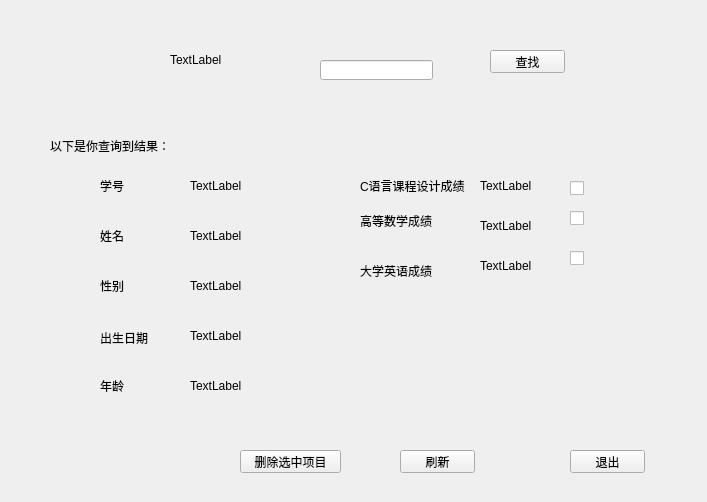
<?xml version="1.0" encoding="UTF-8"?>
<ui version="4.0">
 <class>DeletePage</class>
 <widget class="QWidget" name="DeletePage">
  <property name="geometry">
   <rect>
    <x>0</x>
    <y>0</y>
    <width>707</width>
    <height>502</height>
   </rect>
  </property>
  <property name="windowTitle">
   <string>DeletePage</string>
  </property>
  <widget class="QLabel" name="label">
   <property name="geometry">
    <rect>
     <x>170</x>
     <y>50</y>
     <width>171</width>
     <height>20</height>
    </rect>
   </property>
   <property name="text">
    <string>TextLabel</string>
   </property>
  </widget>
  <widget class="QLineEdit" name="lineEdit">
   <property name="geometry">
    <rect>
     <x>320</x>
     <y>60</y>
     <width>113</width>
     <height>20</height>
    </rect>
   </property>
  </widget>
  <widget class="QLabel" name="label_2">
   <property name="geometry">
    <rect>
     <x>50</x>
     <y>130</y>
     <width>131</width>
     <height>31</height>
    </rect>
   </property>
   <property name="text">
    <string>以下是你查询到结果：</string>
   </property>
  </widget>
  <widget class="QLabel" name="label_3">
   <property name="geometry">
    <rect>
     <x>100</x>
     <y>180</y>
     <width>54</width>
     <height>12</height>
    </rect>
   </property>
   <property name="text">
    <string>学号</string>
   </property>
  </widget>
  <widget class="QLabel" name="label_4">
   <property name="geometry">
    <rect>
     <x>100</x>
     <y>280</y>
     <width>54</width>
     <height>12</height>
    </rect>
   </property>
   <property name="text">
    <string>性别</string>
   </property>
  </widget>
  <widget class="QLabel" name="label_5">
   <property name="geometry">
    <rect>
     <x>100</x>
     <y>230</y>
     <width>54</width>
     <height>12</height>
    </rect>
   </property>
   <property name="text">
    <string>姓名</string>
   </property>
  </widget>
  <widget class="QLabel" name="label_6">
   <property name="geometry">
    <rect>
     <x>100</x>
     <y>330</y>
     <width>81</width>
     <height>16</height>
    </rect>
   </property>
   <property name="text">
    <string>出生日期</string>
   </property>
  </widget>
  <widget class="QLabel" name="label_7">
   <property name="geometry">
    <rect>
     <x>100</x>
     <y>380</y>
     <width>54</width>
     <height>12</height>
    </rect>
   </property>
   <property name="text">
    <string>年龄</string>
   </property>
  </widget>
  <widget class="QLabel" name="label_8">
   <property name="geometry">
    <rect>
     <x>360</x>
     <y>170</y>
     <width>131</width>
     <height>31</height>
    </rect>
   </property>
   <property name="mouseTracking">
    <bool>false</bool>
   </property>
   <property name="tabletTracking">
    <bool>false</bool>
   </property>
   <property name="acceptDrops">
    <bool>false</bool>
   </property>
   <property name="autoFillBackground">
    <bool>false</bool>
   </property>
   <property name="text">
    <string>C语言课程设计成绩</string>
   </property>
   <property name="scaledContents">
    <bool>false</bool>
   </property>
   <property name="wordWrap">
    <bool>false</bool>
   </property>
   <property name="openExternalLinks">
    <bool>false</bool>
   </property>
  </widget>
  <widget class="QLabel" name="label_9">
   <property name="geometry">
    <rect>
     <x>360</x>
     <y>210</y>
     <width>81</width>
     <height>21</height>
    </rect>
   </property>
   <property name="text">
    <string>高等数学成绩</string>
   </property>
  </widget>
  <widget class="QLabel" name="label_10">
   <property name="geometry">
    <rect>
     <x>360</x>
     <y>250</y>
     <width>101</width>
     <height>41</height>
    </rect>
   </property>
   <property name="text">
    <string>大学英语成绩</string>
   </property>
  </widget>
  <widget class="QPushButton" name="SearchButton">
   <property name="geometry">
    <rect>
     <x>490</x>
     <y>50</y>
     <width>75</width>
     <height>23</height>
    </rect>
   </property>
   <property name="text">
    <string>查找</string>
   </property>
  </widget>
  <widget class="QPushButton" name="pushButton_2">
   <property name="geometry">
    <rect>
     <x>570</x>
     <y>450</y>
     <width>75</width>
     <height>23</height>
    </rect>
   </property>
   <property name="text">
    <string>退出</string>
   </property>
  </widget>
  <widget class="QPushButton" name="pushButton_3">
   <property name="geometry">
    <rect>
     <x>240</x>
     <y>450</y>
     <width>101</width>
     <height>23</height>
    </rect>
   </property>
   <property name="text">
    <string>删除选中项目</string>
   </property>
  </widget>
  <widget class="QPushButton" name="pushButton_4">
   <property name="geometry">
    <rect>
     <x>400</x>
     <y>450</y>
     <width>75</width>
     <height>23</height>
    </rect>
   </property>
   <property name="text">
    <string>刷新</string>
   </property>
  </widget>
  <widget class="QCheckBox" name="checkBox">
   <property name="geometry">
    <rect>
     <x>570</x>
     <y>180</y>
     <width>71</width>
     <height>16</height>
    </rect>
   </property>
   <property name="text">
    <string/>
   </property>
  </widget>
  <widget class="QCheckBox" name="checkBox_2">
   <property name="geometry">
    <rect>
     <x>570</x>
     <y>210</y>
     <width>71</width>
     <height>16</height>
    </rect>
   </property>
   <property name="text">
    <string/>
   </property>
  </widget>
  <widget class="QCheckBox" name="checkBox_3">
   <property name="geometry">
    <rect>
     <x>570</x>
     <y>250</y>
     <width>71</width>
     <height>16</height>
    </rect>
   </property>
   <property name="text">
    <string/>
   </property>
  </widget>
  <widget class="QLabel" name="label_11">
   <property name="geometry">
    <rect>
     <x>190</x>
     <y>170</y>
     <width>91</width>
     <height>31</height>
    </rect>
   </property>
   <property name="text">
    <string>TextLabel</string>
   </property>
  </widget>
  <widget class="QLabel" name="label_12">
   <property name="geometry">
    <rect>
     <x>190</x>
     <y>230</y>
     <width>54</width>
     <height>12</height>
    </rect>
   </property>
   <property name="text">
    <string>TextLabel</string>
   </property>
  </widget>
  <widget class="QLabel" name="label_13">
   <property name="geometry">
    <rect>
     <x>190</x>
     <y>280</y>
     <width>54</width>
     <height>12</height>
    </rect>
   </property>
   <property name="text">
    <string>TextLabel</string>
   </property>
  </widget>
  <widget class="QLabel" name="label_14">
   <property name="geometry">
    <rect>
     <x>190</x>
     <y>330</y>
     <width>54</width>
     <height>12</height>
    </rect>
   </property>
   <property name="text">
    <string>TextLabel</string>
   </property>
  </widget>
  <widget class="QLabel" name="label_15">
   <property name="geometry">
    <rect>
     <x>190</x>
     <y>380</y>
     <width>54</width>
     <height>12</height>
    </rect>
   </property>
   <property name="text">
    <string>TextLabel</string>
   </property>
  </widget>
  <widget class="QLabel" name="label_16">
   <property name="geometry">
    <rect>
     <x>480</x>
     <y>180</y>
     <width>54</width>
     <height>12</height>
    </rect>
   </property>
   <property name="text">
    <string>TextLabel</string>
   </property>
  </widget>
  <widget class="QLabel" name="label_17">
   <property name="geometry">
    <rect>
     <x>480</x>
     <y>220</y>
     <width>54</width>
     <height>12</height>
    </rect>
   </property>
   <property name="text">
    <string>TextLabel</string>
   </property>
  </widget>
  <widget class="QLabel" name="label_18">
   <property name="geometry">
    <rect>
     <x>480</x>
     <y>260</y>
     <width>54</width>
     <height>12</height>
    </rect>
   </property>
   <property name="text">
    <string>TextLabel</string>
   </property>
  </widget>
 </widget>
 <layoutdefault spacing="6" margin="11"/>
 <resources/>
 <connections/>
</ui>
